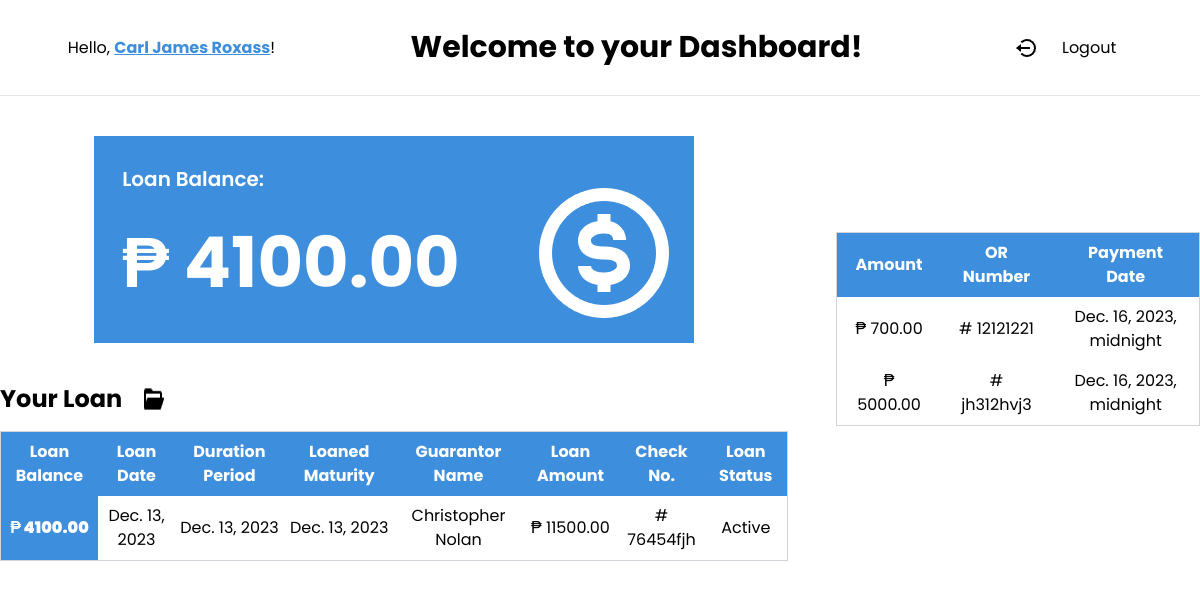
Page /loan/14/ on the earlier database version.
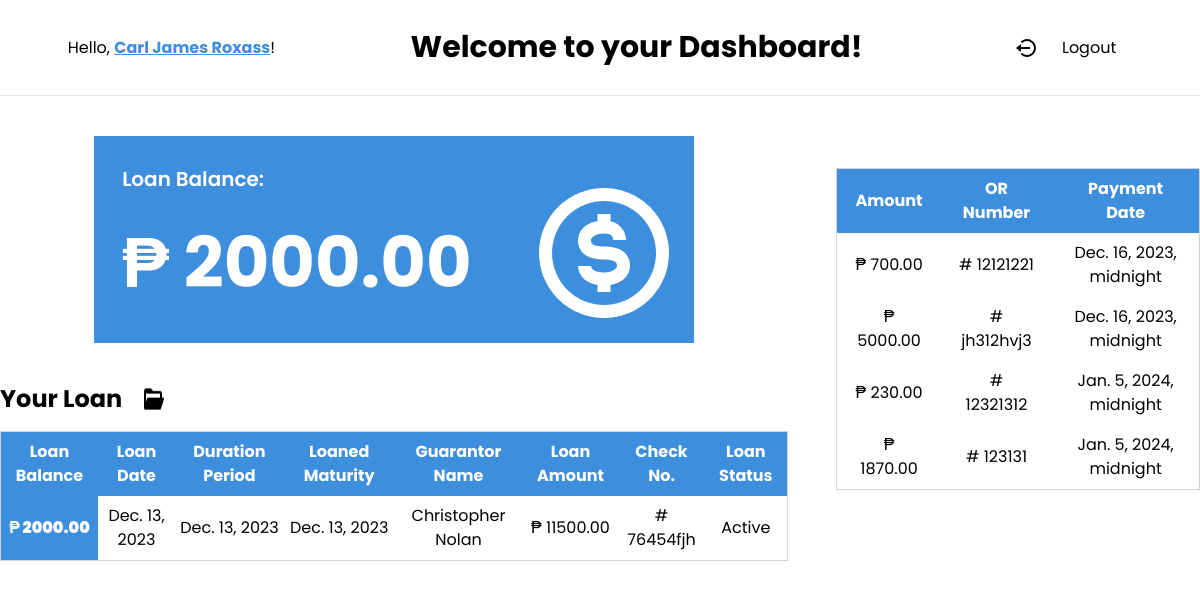
Same page on the later database version.
### loanmanagement/models.py (models this page shows, shortened)
class Loan(models.Model):
    client_id = models.ForeignKey(Person, on_delete=models.CASCADE)
    loan_date = models.DateField()
    duration_period = models.DateField()
    interest_rate = models.DecimalField(max_digits=10, decimal_places=2)
    loan_amount = models.DecimalField(max_digits=100, decimal_places=2)
    loan_maturity = models.DateField()
    guarantor = models.CharField(max_length=250)
    processing_fee = models.DecimalField(max_digits=10, decimal_places=2)
    loan_balance = models.DecimalField(max_digits=10, decimal_places=2, null=True)
    net = models.DecimalField(max_digits=10, decimal_places=2)
    checking_no = models.CharField(max_length=250, null=False, blank=False)
    has_active_loan = models.BooleanField(default=True)

class Payment(models.Model):
    loan_id = models.ForeignKey(Loan, on_delete=models.CASCADE)
    amount = models.DecimalField(max_digits=10, decimal_places=2)
    payment_date = models.DateTimeField(null=True)
    or_number = models.CharField(max_length=50)

class Person(models.Model):
    name = models.CharField(max_length=250, null=False, blank=False)
    address = models.CharField(max_length=250, null=False, blank=False)
    picture = models.ImageField(upload_to='images/', null=True, blank=True)
    document = models.FileField(upload_to='documents/', null=True, blank=True)
    created_at = models.DateTimeField(auto_now_add=True)
    email = models.EmailField(max_length=254, null=True, blank=True)
    password = models.CharField(max_length=254, null=True, blank=True)
    def __str__(self):
        return self.name

### client/views.py (the view)
# urls.py: path("loan/<int:id>/", views.get_loan_balance, name="get_loan_balance"),
def get_loan_balance(request, id):
    loan = {}
    try:
        loan = Loan.objects.get(client_id=id)
        loan_balance = loan.loan_balance
        payments = Payment.objects.filter(loan_id=loan.id)
    except Loan.DoesNotExist:
        loan_balance = "Client not found or no loan information available"
        payments = []
    return render(
        request,
        "clientDashboard.html",
        {"loan": loan, "loan_balance": loan_balance, "payments": payments},
    )

### client/templates/clientDashboard.html (shortened to what this page needs)
<!DOCTYPE html>
<html lang="en">
<head>
    <script src="https://cdn.tailwindcss.com"></script>
    <link rel="stylesheet" href="https://cdn.jsdelivr.net/npm/flatpickr/dist/flatpickr.min.css">
</head>
<body>
    <div class="flex justify-around bg-white h-24 items-center py-auto border-b text-center">
        <h1>Hello, <span class="underline text-[#3E8EDE] font-bold">{{ loan.client_id }}</span>! </h1>
        <h2 class="text-[30px] font-bold">Welcome to your Dashboard!</h2>
        <a href="{% url 'logoutClient' %}">
            <p class="flex items-center py-2 px-4 gap-6 truncate">
                <img
 />Logout
            </p>
        </a>
    </div>
    <div class="flex justify-center items-center gap-12">
        <div class="flex flex-col">
            <div class="mx-auto w-[600px] bg-[#3E8EDE] text-white p-3 my-10">
                <div class="relative p-4 flex flex-col justify-center items-start w-full">
                    <h2 class="text-[20px] font-semibold">Loan Balance:</h2>
                    <p class="text-[70px] font-bold mt-4">₱ {{ loan_balance }}</p>
                    <img class="absolute bottom-0 right-0"
 />
                </div>
            </div>
            <table class=" bg-white border border-gray-300">
                <h1 class="text-2xl font-bold mb-4 flex gap-5">Your Loan <img
 />
                </h1>
                <thead>
                    <tr class="bg-[#3E8EDE] text-white">
                        <th class="py-2 px-1">Loan Balance</th>
                        <th class="py-2 px-1">Loan Date</th>
                        <th class="py-2 px-1">Duration Period</th>
                        <th class="py-2 px-1">Loaned Maturity</th>
                        <th class="py-2 px-1">Guarantor Name</th>
                        <th class="py-2 px-1">Loan Amount</th>
                        <th class="py-2 px-1">Check No.</th>
                        <th class="py-2 px-1">Loan Status</th>
                    </tr>
                </thead>
                <tbody>
                    <tr class="text-center">
                        <td class="py-2 px-1 font-black bg-[#3E8EDE] text-white">₱ {{loan_balance}}
                        </td>
                        <td class="py-2 px-1">{{ loan.loan_date }}</td>
                        <td class="py-2 px-1">{{ loan.duration_period }}</td>
                        <td class="py-2 px-1">{{ loan.loan_maturity }}</td>
                        <td class="py-2 px-1">{{ loan.guarantor }}</td>
                        <td class="py-2 px-1">₱ {{ loan.loan_amount }}</td>
                        <td class="py-2 px-1"># {{ loan.checking_no }}</td>
                        <td class="py-2 px-1">
                            {% if loan.has_active_loan %}
                            Active
                            {% else %}
                            Inactive
                            {% endif %}
                        </td>
                    </tr>
                </tbody>
            </table>
        </div>
        <table class=" bg-white border border-gray-300 overflow-auto h-2">
            <thead>
                <tr class="bg-[#3E8EDE] text-white text-center">
                    <th class="py-2 px-4">Amount</th>
                    <th class="py-2 px-4">OR Number</th>
                    <th class="py-2 px-4">Payment Date</th>
                </tr>
            </thead>
            <tbody>
                {% for payment in payments %}
                <tr class="text-center">
                    <td class="py-2 px-4">₱ {{ payment.amount }}</td>
                    <td class="py-2 px-4"># {{ payment.or_number }}</td>
                    <td class="py-2 px-4">{{ payment.payment_date }}</td>
                </tr>
                {% endfor %}
            </tbody>
        </table>
    </div>
</body>
</html>

Differences in the rows shown:
changed Loan "Christopher Nolan": loan_balance "4100.00" → "2000.00"
added Payment: amount "230.00", or_number "12321312", payment_date "Jan. 5, 2024, midnight"
added Payment: amount "1870.00", or_number "123131", payment_date "Jan. 5, 2024, midnight"
